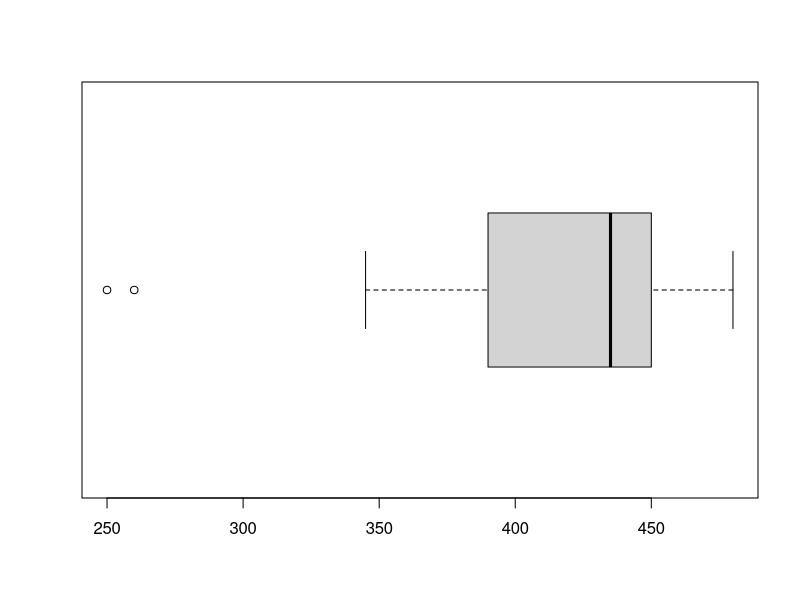
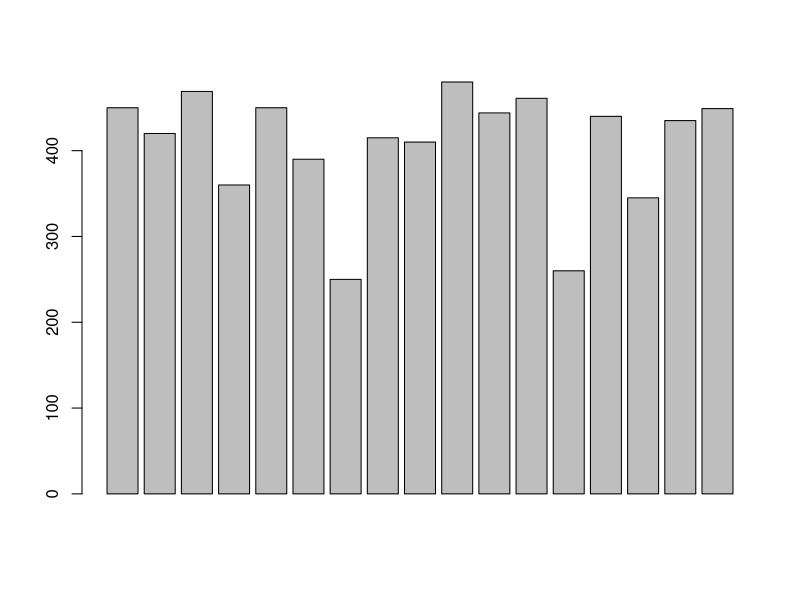

Source code (R) for these figures, in order: (Note: this script raises an error after producing the figures.)
osu_data <- c(450, 420, 469, 360, 450, 390, 250, 415, 410, 480, 444, 461, 260, 440,
              345, 435, 449)
iidx_data <- c(350, 369, 275, 215, 249, 210, 360, 320, 215, 233, 280, 274, 290, 310,
               320, 290, 304)

# part(a)
sv <- function(data) {
  variance <- sum((data - mean(data)) * (data - mean(data)))/ (length(data) - 1)
  return(variance)
}
sd(osu_data)
sv(osu_data)

ba <- boxplot(osu_data, horizontal=T)
osu_data
barplot(osu_data)
find_outliers(osu_data)

#I think the data is negatively skewed, because in the boxplot, the median line is more towards
# the upper fourth.
find_fs <- function(bplot) {
  fl <- bplot$stats[2]; fl
  fu <- bplot$stats[4]; fu
  fs <- fu - fl
  
  cat("Spread of fourths: ", fs)
}

find_fs(ba)

#part (b)
sd(iidx_data)
sv(iidx_data)

bb <- boxplot(iidx_data, horizontal=T)
#I think the data is more likely to be symmetric, since the median value line falls in the middle of the box,
# middle between the upper and lower fourth. However, we can see that it is somehow leaning more towards the right side, 
# so it could also be negatively skewed.

find_fs(bb)

#part (c)
sd(osu_data)
sd(iidx_data)

#Since the standard deviation of osu_data is 67.83723 and the standard deviation of the iidx_data is 50.0261
# the osu_data is more spread.
boxplot(osu_data, iidx_data)
# After viewing the boxplot, the size of the box for osu_data is slightly smaller than that for the iidx_data
# so we can say that the osu_data is less spread, which is against our previous assumption.
# I believe the difference lies on the 2 outlier values (affecting the mean which affects the standard deviation value) that mess up the standard deviation that we have the standard deviation of osu is bigger than that of the iidx data.

#calculate cv
cvo <- sd(osu_data) / mean(osu_data); cvo
cvi <- sd(iidx_data) / mean(iidx_data); cvi

# After calculating the CV, these results don't agree with my first statement, since the CV for osu data is 0.1664597 and for iidx data is 0.1748445
# Therefore, the iidx_data is more spread.


#part (d)
find_outliers <- function(data){
  bp <- boxplot(data, horizontal=T)
  fl <- bp$stats[2]; fl
  fu <- bp$stats[4]; fu
  fs <- fu - fl
  
  mild_range <- c(fl - 1.5*fs, fu + 1.5*fs); mild_range
  ext_range  <- c(fl - 3*fs, fu + 3*fs); ext_range
  
  
  cat("Extreme Outliers: ", 
      data[which(data <=  ext_range[1] | data >=  ext_range[2])])
  
  cat("\n   Mild Outliers: ", 
      data[which((data <= mild_range[1] | data >= mild_range[2]) & 
                   !(data <= ext_range[1] | data >= ext_range[2]))
      ]
  )
}
find_outliers(osu_data)
new_osu_data <- c(450, 420, 469, 360, 450, 390, 415, 410, 480, 444, 461, 440,
                  345, 435, 449)
boxplot(new_osu_data)

sd(new_osu_data)
sv(new_osu_data)
cvn <- sd(new_osu_data) / mean(new_osu_data); cvn
# I calculate that the CV for the new data set is 0.09018538. Therefore, it has less spread than the other two data sets.
boxplot(new_osu_data, osu_data, iidx_data)

# The standout feature from the new plot is that the new data set is constructed by removing the outliers of the osu_data. However,
# the new data set boxplot still has 1 outlier. In addition, we can also see that the spread of fourth of the new data set boxplot is
# smaller than that of the others, since we can tell by smaller box size.
# Also, the upper fourth of the new osu and the previous osu is likely to be the same.

